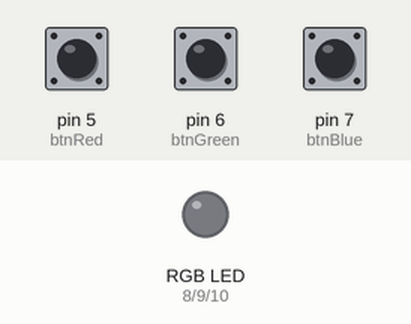
The sketch below on a simulated Arduino Uno, built with avr-gcc and run on an emulated ATmega328P. On the bench: an RGB LED mixed from three pins (HIGH = lit). Inputs (shaded band) come from the test bench; at power-on: pin 5 (btnRed) HIGH, pin 6 (btnGreen) HIGH, pin 7 (btnBlue) HIGH.

Above: at 1.2 s.
1.3 s: pin 5 (btnRed) pulled LOW for 0.15 s
At 1.4 s:
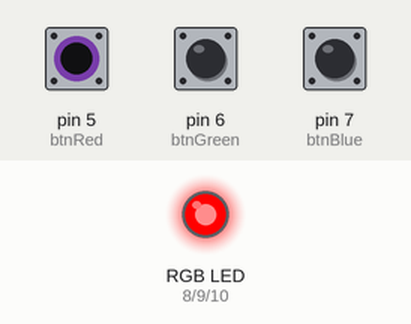
3.0 s: pin 6 (btnGreen) pulled LOW for 0.15 s
At 3.1 s:
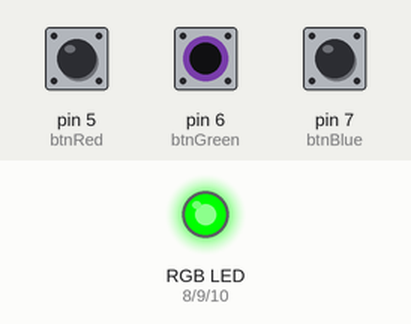
4.7 s: pin 7 (btnBlue) pulled LOW for 0.15 s
At 4.8 s:
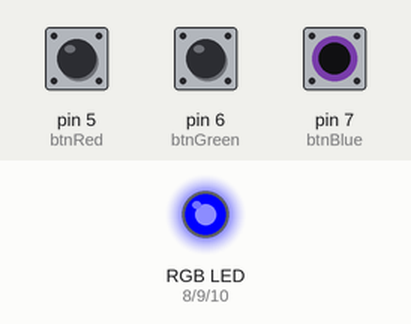
6.4 s: pin 7 (btnBlue) pulled LOW for 3.2 s
At 10.4 s:
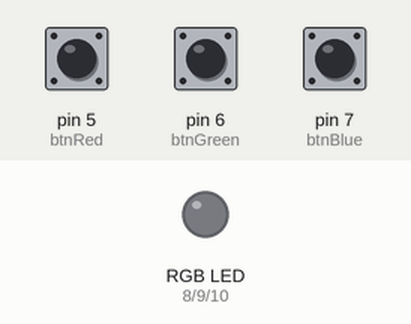
11.1 s: pin 5 (btnRed) pulled LOW for 3.2 s
At 11.6 s:
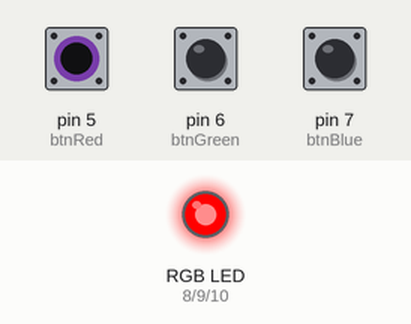
15.8 s: pin 5 (btnRed) driven LOW and pin 6 (btnGreen) driven LOW
At 16.5 s:
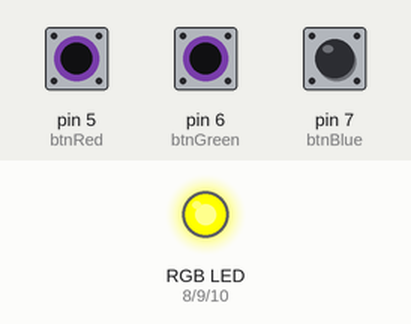
Timing chart, 0 to 18.3 s (numbered marks = the images above; inputs shaded):
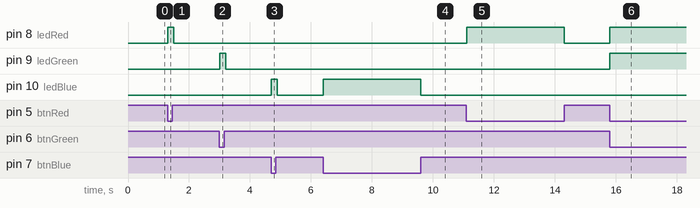

The sketch:

ledRGB.ino
```cpp
const int btnRed = 5;
const int btnGreen = 6;
const int btnBlue = 7;

const int ledRed = 8;
const int ledGreen = 9;
const int ledBlue = 10;

int leituraBtnRed;
int leituraBtnGreen;
int leituraBtnBlue;

void setup() {
  // put your setup code here, to run once:
  pinMode(btnRed, INPUT_PULLUP);
  pinMode(btnGreen, INPUT_PULLUP);
  pinMode(btnBlue, INPUT_PULLUP);
  pinMode (ledRed, OUTPUT);
  pinMode(ledGreen, OUTPUT);
  pinMode(ledBlue, OUTPUT);
}

void loop() {
  // put your main code here, to run repeatedly:

  leituraBtnRed = digitalRead(btnRed);
  leituraBtnGreen = digitalRead(btnGreen);
  leituraBtnBlue = digitalRead(btnBlue);

  if (leituraBtnRed == LOW){
    analogWrite(ledRed, 255);
  } else {
    analogWrite(ledRed, 0);
  }

  if (leituraBtnGreen == LOW){
    analogWrite(ledGreen, 255);
  } else {
    analogWrite(ledGreen, 0);
  }

  if (leituraBtnBlue == LOW){
    analogWrite(ledBlue, 255);
  } else {
    analogWrite(ledBlue, 0);
  }


  delay(100);
}
```

Measured:
- after the input at 1.3 s, pin 8 (ledRed): LOW → HIGH at once, → LOW 0.20 s later
- after the input at 3.0 s, pin 9 (ledGreen): LOW → HIGH at once, → LOW 0.20 s later
- after the input at 4.7 s, pin 10 (ledBlue): LOW → HIGH at once, → LOW 0.20 s later
- after the input at 6.4 s, pin 10 (ledBlue): LOW → HIGH at once, → LOW 3.2 s later
- after the input at 11.1 s, pin 8 (ledRed): LOW → HIGH at once, → LOW 3.2 s later
- after the input at 15.8 s, pin 8 (ledRed), pin 9 (ledGreen): LOW → HIGH at once
